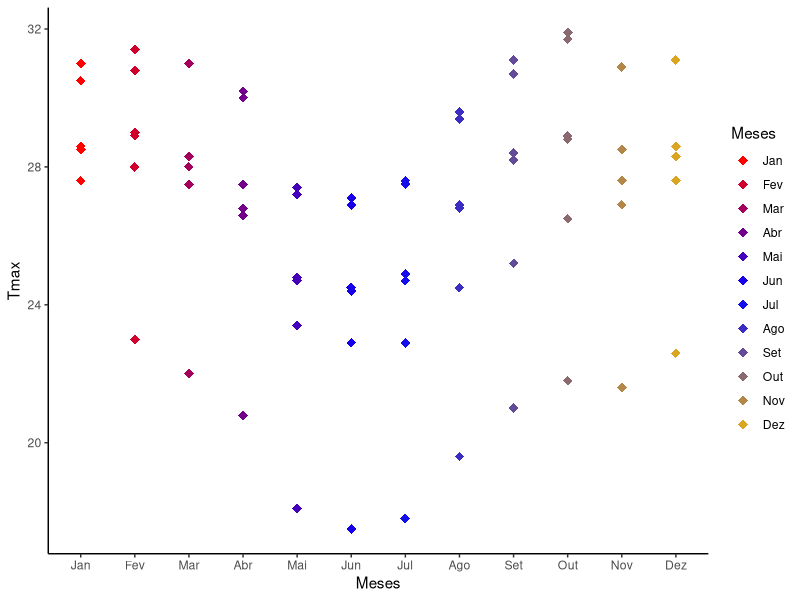
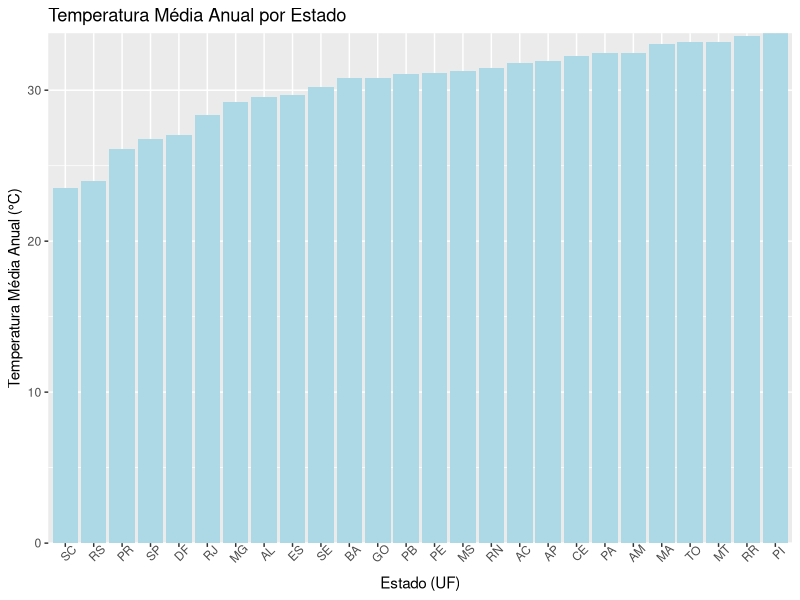

The R script that drew these images, in order:
## ---- chunk 1

library(readxl)
library(dplyr)
library(tidyr)
library(tidyverse)

#Normais Climatológicas (1991-2020) de Temperatura Máxima
#Mensal obtidas do INMET

dados_nc <- read_excel("dados/TMAX_INMET.xlsx")
#head(dados_nc)
str(dados_nc)

## ---- chunk 2

#dim(dados_nc)
#summary(dados_nc)
names(dados_nc)

## ---- chunk 3
#Verificar de tem valores NA
# any(is.na(dados_nc))

#Contar quantos valores NA existem no total
sum(is.na(dados_nc))

#Verificar o número de NAs por coluna
colSums(is.na(dados_nc))

#ver linhas que contêm pelo menos um NA
dados_nc  |> 
  filter(if_any(everything(), is.na))
## ---- chunk 4
# Remover valores NA

#De linhas
dados_limpos <- dados_nc  |> 
  drop_na()

#De colunas específica
dados_limpos <- dados_nc  |> 
  drop_na(Janeiro, Fevereiro)
## ---- chunk 5
#Substituir (imputar) valores NA

#Substituir NAs por zero
dados_preenchidos <- dados_nc  |> 
  mutate(across(everything(), ~replace_na(.x, 0)))

#Substituir NAs por média da variável
dados_preenchidos2 <- dados_nc  |> 
  mutate(across(where(is.numeric), ~ifelse(is.na(.), mean(., na.rm = TRUE), .)))
## ---- chunk 6

# Selecionar coluna pelo nome
# dados$UF

# Selecionar várias colunas por índice
# dados[, c(1,3)]

# Selecionar linha específica
# dados[10, ]

# Célula na linha 5, coluna 3
#dados[5, 3]

## ---- chunk 7
# Renomeando coluna
TMAX_INMET <- dados_nc |> 
  rename(
    Estacao = `Nome da Estação`,
    Jan = Janeiro,
    Fev = Fevereiro,
    Mar = Março,
    Abr = Abril,
    Mai = Maio,
    Jun = Junho,
    Jul = Julho,
    Ago = Agosto,
    Set = Setembro,
    Out = Outubro,
    Nov = Novembro,
    Dez = Dezembro
  )
TMAX_INMET
## ---- chunk 8
# Pivotando 

TMAX_longer <- 
  TMAX_INMET |> 
  dplyr::mutate(Ano = NULL) |> 
  tidyr::pivot_longer(
    cols = Jan:Dez,      
    names_to = 'Meses',  
    values_to = 'Tmax'
  )
TMAX_longer
## ---- chunk 9

# Filtrando os dados UF == SP 

TMAX_SP <- 
  TMAX_longer |> 
  dplyr::filter(UF == 'SP')

TMAX_SP
## ---- chunk 10
#| warning: false
#Organizando ordem dos meses

TMAX_SP <-
   TMAX_SP |>
   mutate(Meses = factor(Meses,
                         levels = c('Jan', 'Fev', 'Mar', 'Abr', 'Mai',
                                    'Jun','Jul', 'Ago', 'Set', 'Out',
                                    'Nov', 'Dez')))
## ---- chunk 11
#| message: false
#| warning: false
paleta_cor <- colorRampPalette(c('red', 'blue', 'goldenrod'))

g1 <- ggplot(data = TMAX_SP) +
  geom_point(aes(x = Meses, y = Tmax, color = Meses),
             shape = 18, size = 3)+
  scale_color_manual(values = paleta_cor(12)) +
  theme_classic()

g1

## ---- chunk 12
#
TMAX_UF <- 
  TMAX_longer |> 
  group_by(UF) |> 
  summarise(Tmax_anual = mean(Tmax, na.rm = T))


TMAX_UF
## ---- chunk 13

ggplot(TMAX_UF, aes(x = reorder(UF, Tmax_anual),
                    y = Tmax_anual)) +
  geom_col(fill = "lightblue") +
  scale_y_continuous(expand = c(0,0)) +
  labs(title = "Temperatura Média Anual por Estado",
       x = "Estado (UF)", y = "Temperatura Média Anual (°C)") +
  theme(
    axis.text.x = element_text(angle = 45)
  )
  theme_bw()

